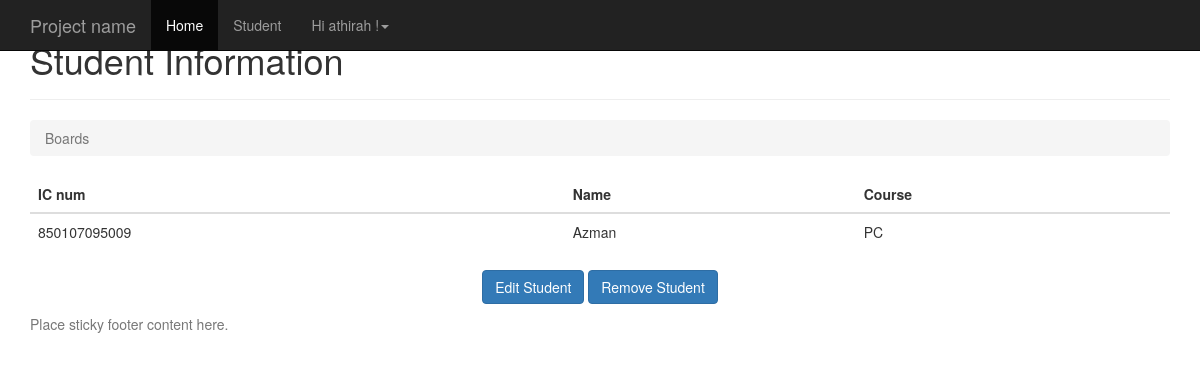
Screenshot of /3/ (signed in) with the database file from the repository.
### student/models.py (models this page shows, shortened)
class Student(models.Model):
	PROGRAMMING = 'PR'
	NETWORKING = 'NT'
	PCTECH = 'PC'
	COURSE_CHOICES = (
		(PROGRAMMING, 'Programming'),
	    (NETWORKING, 'Networking'),
	    (PCTECH, 'PC Technician'),
	)
	icnum = models.CharField('IC Number',max_length=12,unique=True,blank=False,null=False)
	name = models.CharField('Name',max_length=300,blank=False,null=False)
	course = models.CharField('Coursework',max_length=2,choices=COURSE_CHOICES,default=PCTECH)
	createdby= models.ForeignKey('auth.User',on_delete=models.CASCADE)
	created_date = models.DateTimeField('Created Date',auto_now_add=True)

### student/views.py (the view)
# urls.py: url(r'^(?P<pk>\d+)/$', views.student_detail, name='student_detail'),
@login_required(login_url='/accounts/login/')
def student_detail(request,pk):
    student = get_object_or_404(Student, pk=pk)
    return render(request, 'student/student_detail.html', {'student': student})

### templates/student/student_detail.html
{% extends 'base.html' %}
{% block content %}
      <div class="page-header">
        <h1>Student Information</h1>
      </div>
      <ol class="breadcrumb my-4">
        <li class="breadcrumb-item active">Boards</li>
      </ol>
      <table class="table">
        <thead class="thead-inverse">
          <tr>
            <th>IC num</th>
            <th>Name</th>
            <th>Course</th>
          </tr>
        </thead>
        <tbody>
            <tr>
              <td>
                {{ student.icnum }}
              </td>
              <td class="align-middle">{{ student.name }}</td>
              <td class="align-middle">{{ student.course }}</td>
            </tr>
        </tbody>
	  </table>
    <p class="text-center">
      <a href="{% url 'student_edit' student.pk %}" class="btn btn-primary" >Edit Student</a>
      <a href="{% url 'student_remove' student.pk %}" class="btn btn-primary" >Remove Student</a>
    </p>
{% endblock %}

### templates/base.html (shortened to what this page needs)
{% load static %}
{% load i18n %}
<!DOCTYPE html>
<html lang="en">
  <head>
    <link href="http://getbootstrap.com/docs/3.3/dist/css/bootstrap.min.css" rel="stylesheet">
    <link href="http://getbootstrap.com/docs/3.3/assets/css/ie10-viewport-bug-workaround.css" rel="stylesheet">
    <link href="http://getbootstrap.com/docs/3.3/examples/sticky-footer-navbar/sticky-footer-navbar.css" rel="stylesheet">
  </head>
  <body>
    {% block navbar %}
    <nav class="navbar navbar-inverse navbar-fixed-top">
      <div class="container">
        <div class="navbar-header">
          <a class="navbar-brand" href="#">Project name</a>
        </div>
        <div id="navbar" class="collapse navbar-collapse">
          <ul class="nav navbar-nav">
            {% block home_navbar %}<li class="active"><a href="/">Home</a></li>{% endblock %}
            {% block student_navbar %}<li><a href="{% url 'student_home' %}">Student</a></li>{% endblock %}
            {% block user_navbar %}
              {% if user.is_authenticated %}
                <li class="dropdown">
                  <a href="#" class="dropdown-toggle" data-toggle="dropdown" role="button" aria-haspopup="true" aria-expanded="false"></span> Hi {{ user.username }} !<span class="caret"></span></a>
                </li>
              {% else %}
                <li><a href="/accounts/login/">Sign In</a></li>
                <li><a href="/accounts/signup/">Sign Up</a></li>
              {% endif %}
            {% endblock %}
          </ul>
        </div>
      </div>
    </nav>
    {% endblock %}
    <div class="container">
      {% block content %}{% endblock %}
    </div>
    {% block footer %}
    <footer class="footer">
      <div class="container">
        <p class="text-muted">Place sticky footer content here.</p>
      </div>
    </footer>
    {% endblock %}
  </body>
</html>

### rows the page displays
Student: icnum "850107095009", name "Azman", course "PC"

### other values shown
{{ user.username }} "athirah"
